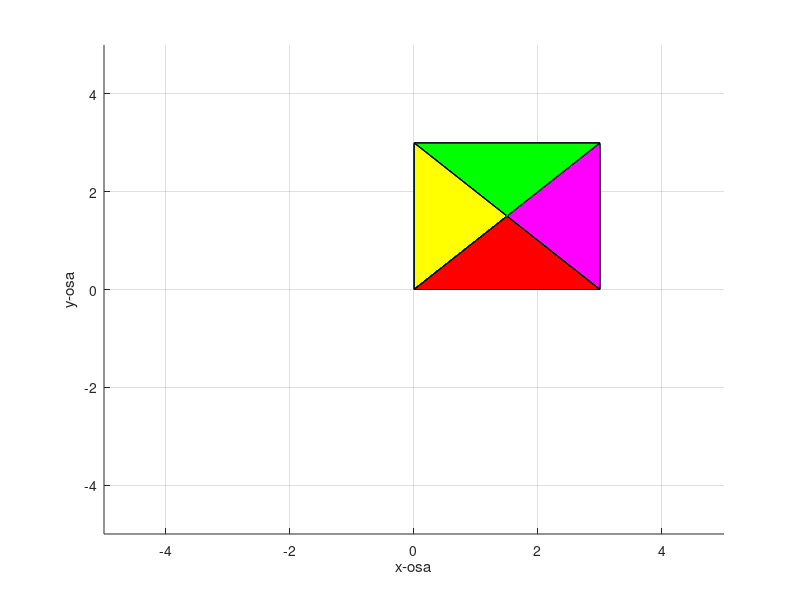

MATLAB code to generate this figure:
%Nacrtati piramidu

clear all
clc
axis([-5 5 -5 5 -5 5])
grid on
x = [0 3 3 0];
y = [0 0 3 3];
z = [0 0 0 0];
patch(x,y,z)
hold on
x = [0 3 1.5];
y = [0 0 1.5];
z = [0 0 4];
patch(x,y,z,'red')
x = [0 0 1.5];
y = [3 0 1.5];
z = [0 0 4];
patch(x,y,z,'y')
x = [0 3 1.5];
y = [3 3 1.5];
z = [0 0 4];
patch(x,y,z,'g')
x = [3 3 1.5];
y = [3 0 1.5];
z = [0 0 4];
patch(x,y,z,'m')
xlabel('x-osa');
ylabel('y-osa');
zlabel('z-osa');